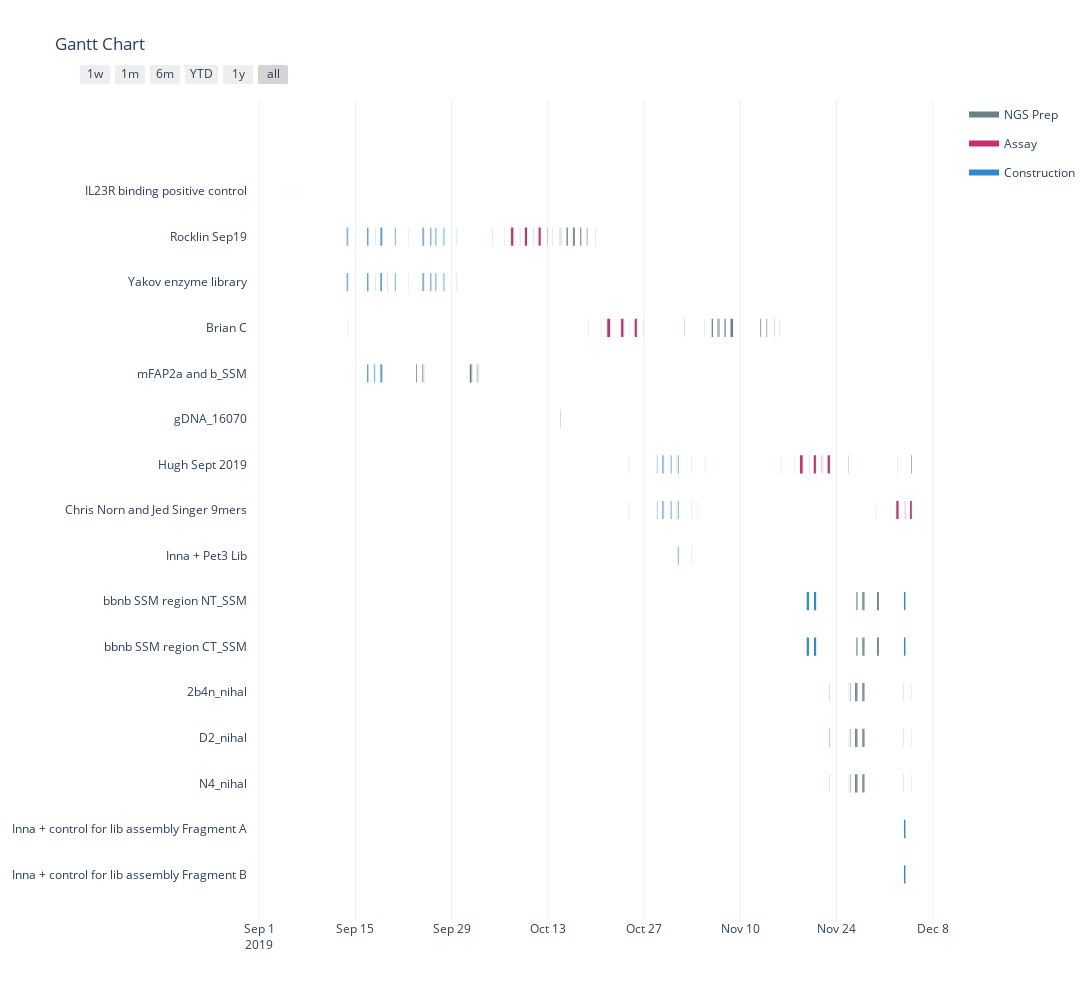

Notebook source saved alongside this figure:
### Code cell
gantt_df = sorted(gantt_df, key=lambda x: x["Start"], reverse=False)

fig = ff.create_gantt(gantt_df, colors=colors, show_colorbar=True, index_col='Resource', 
                      height=1000, width=1600, group_tasks=True, showgrid_x=True, showgrid_y=False)
                      
fig.update_layout(template="plotly_white")

# i = 0


val = 'FOO!'
text = fig['data'][3]['text']
for i in range(len(text)):
    text = (*text[:i], val, *text[i+1:])
    
fig['data'][3]['text'] = None #text

val = 'where?'
text = fig['data'][4]['text']
for i in range(len(text)):
    text = (*text[:i], val, *text[i+1:])
    
fig['data'][4]['text'] = None #text
    
val = 'there'
text = fig['data'][5]['text']
for i in range(len(text)):
    text = (*text[:i], val, *text[i+1:])
    
fig['data'][5]['text'] = None #text

fig.show()

### Figure 1 — Plotly figure (JSON) as saved in the notebook; plotly's stock layout.template omitted (floating-point values rounded to 4 significant figures; data arrays with more than 128 entries replaced by an {"elided": "..."} marker saying what was removed)
{"data": [{"fill": "toself", "fillcolor": "rgb(107, 127, 135)", "hoverinfo": "name", "legendgroup": "rgb(107, 127, 135)", "mode": "none", "name": "NGS Prep", "type": "scatter", "x": {"elided": "774 str values"}, "y": {"elided": "774 float values"}}, {"fill": "toself", "fillcolor": "rgb(198, 47, 105)", "hoverinfo": "name", "legendgroup": "rgb(198, 47, 105)", "mode": "none", "name": "Assay", "type": "scatter", "x": {"elided": "409 str values"}, "y": {"elided": "409 float values"}}, {"fill": "toself", "fillcolor": "rgb(46, 137, 205)", "hoverinfo": "name", "legendgroup": "rgb(46, 137, 205)", "mode": "none", "name": "Construction", "type": "scatter", "x": {"elided": "434 str values"}, "y": {"elided": "434 float values"}}, {"legendgroup": "rgb(107, 127, 135)", "marker": {"color": "rgb(107, 127, 135)", "opacity": 0, "size": 1}, "mode": "markers", "name": "", "showlegend": false, "type": "scatter", "x": {"elided": "310 str values"}, "y": {"elided": "310 int values"}}, {"legendgroup": "rgb(198, 47, 105)", "marker": {"color": "rgb(198, 47, 105)", "opacity": 0, "size": 1}, "mode": "markers", "name": "", "showlegend": false, "type": "scatter", "x": {"elided": "164 str values"}, "y": {"elided": "164 int values"}}, {"legendgroup": "rgb(46, 137, 205)", "marker": {"color": "rgb(46, 137, 205)", "opacity": 0, "size": 1}, "mode": "markers", "name": "", "showlegend": false, "type": "scatter", "x": {"elided": "174 str values"}, "y": {"elided": "174 int values"}}], "layout": {"height": 1000, "hovermode": "closest", "showlegend": true, "title": {"text": "Gantt Chart"}, "width": 1600, "xaxis": {"rangeselector": {"buttons": [{"count": 7, "label": "1w", "step": "day", "stepmode": "backward"}, {"count": 1, "label": "1m", "step": "month", "stepmode": "backward"}, {"count": 6, "label": "6m", "step": "month", "stepmode": "backward"}, {"count": 1, "label": "YTD", "step": "year", "stepmode": "todate"}, {"count": 1, "label": "1y", "step": "year", "stepmode": "backward"}, {"step": "all"}]}, "showgrid": true, "type": "date", "zeroline": false}, "yaxis": {"autorange": false, "range": [-1, 17], "showgrid": false, "ticktext": ["Inna + control for lib assembly Fragment B", "Inna + control for lib assembly Fragment A", "N4_nihal", "D2_nihal", "2b4n_nihal", "bbnb SSM region CT_SSM", "bbnb SSM region NT_SSM", "Inna + Pet3 Lib", "Chris Norn and Jed Singer 9mers", "Hugh Sept 2019", "gDNA_16070", "mFAP2a and b_SSM", "Brian C", "Yakov enzyme library", "Rocklin Sep19", "IL23R binding positive control"], "tickvals": [0, 1, 2, 3, 4, 5, 6, 7, 8, 9, 10, 11, 12, 13, 14, 15], "zeroline": false}}}
